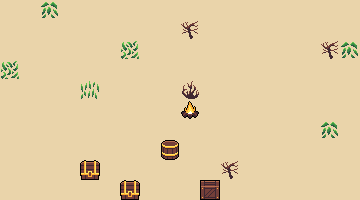

The image is a tile-based game level rendered from a .tmx file. Its description and complete source (layers, tilesets, objects, tile grids) follow:
An orthogonal 18x10 tile map with 20x20 px tiles, 2 tile layers (ground, obstacles) and 6 objects (5x enemy_spawn, player_spawn).

<map version="1.10" tiledversion="1.10.2" orientation="orthogonal" renderorder="right-down" width="18" height="10" tilewidth="20" tileheight="20" infinite="0" nextlayerid="9" nextobjectid="23">
 <tileset firstgid="1" source="tileset.tsx" />
 <layer id="6" name="ground" width="18" height="10">
  <data encoding="csv">
85,85,66,85,85,85,85,85,85,85,85,85,85,85,85,85,85,85,
85,85,85,85,85,85,85,85,85,86,85,85,85,85,85,85,85,85,
85,85,85,85,85,85,64,85,85,85,85,85,85,85,85,85,86,66,
64,85,85,85,85,85,85,85,85,85,85,85,85,85,85,85,85,85,
85,85,85,85,65,85,85,85,85,87,85,85,85,85,85,85,85,85,
85,85,85,85,85,85,85,85,85,85,85,85,85,85,85,85,85,85,
85,85,85,85,85,85,85,85,85,85,85,85,85,85,85,85,66,85,
85,85,85,85,85,85,85,85,85,85,85,85,85,85,85,85,85,85,
85,85,85,85,85,85,85,85,85,85,85,86,85,85,85,85,85,85,
85,85,85,85,85,85,85,85,85,85,85,85,85,85,85,85,85,85
</data>
 </layer>
 <layer id="7" name="obstacles" width="18" height="10">
  <data encoding="csv">
0,0,0,0,0,0,0,0,0,0,0,0,0,0,0,0,0,0,
0,0,0,0,0,0,0,0,0,0,0,0,0,0,0,0,0,0,
0,0,0,0,0,0,0,0,0,0,0,0,0,0,0,0,0,0,
0,0,0,0,0,0,0,0,0,0,0,0,0,0,0,0,0,0,
0,0,0,0,0,0,0,0,0,0,0,0,0,0,0,0,0,0,
0,0,0,0,0,0,0,0,0,255,0,0,0,0,0,0,0,0,
0,0,0,0,0,0,0,0,0,0,0,0,0,0,0,0,0,0,
0,0,0,0,0,0,0,0,323,0,0,0,0,0,0,0,0,0,
0,0,0,0,344,0,0,0,0,0,0,0,0,0,0,0,0,0,
0,0,0,0,0,0,344,0,0,0,302,0,0,0,0,0,0,0
</data>
 </layer>
 <objectgroup id="8" name="spawn">
  <object id="15" name="player_spawn" x="340" y="100">
   <properties>
    <property name="direction" value="left" />
   </properties>
  </object>
  <object id="17" name="enemy_spawn" x="100" y="80" />
  <object id="18" name="enemy_spawn" x="20" y="100" />
  <object id="20" name="enemy_spawn" x="60" y="120" />
  <object id="21" name="enemy_spawn" x="120" y="140" />
  <object id="22" name="enemy_spawn" x="20" y="180" />
 </objectgroup>
</map>
